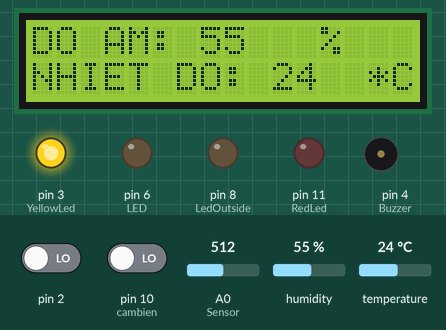
Simulated run of this sketch. Board: Arduino Uno, built with avr-gcc and run on an emulated ATmega328P. Shown: 16×2 character LCD, output pins drawn as LEDs (lit = HIGH), buzzer (waves = sounding, pin HIGH). The test bench sets the inputs (shaded band); at power-on: pin 2 LOW, A0 (Sensor) = 512, pin 10 (cambien) LOW, humidity 55 %, temperature 24 °C. What the sketch prints to the serial monitor is not drawn.

Above: at 1.2 s.
1.3 s: pin 2 driven HIGH
At 2.5 s:
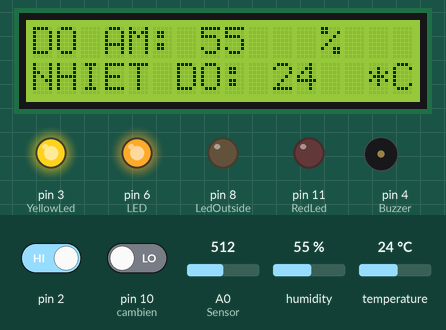
2.8 s: A0 (Sensor) set to 160
4.3 s: A0 (Sensor) set to 143
At 5.7 s:
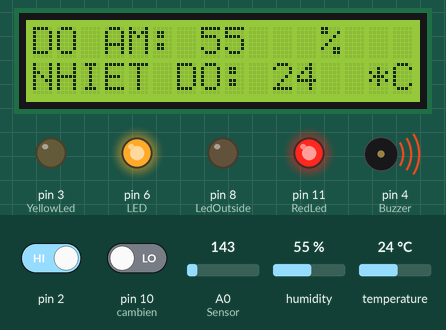
6.1 s: pin 10 (cambien) driven HIGH
At 6.7 s:
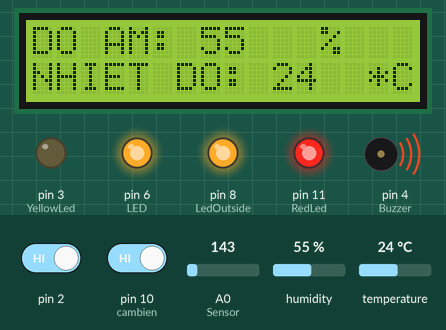
7.7 s: humidity set to 22 %
At 8.7 s:
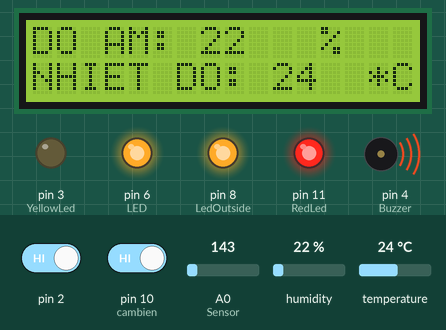
9.9 s: A0 (Sensor) set to 306
At 10.5 s:
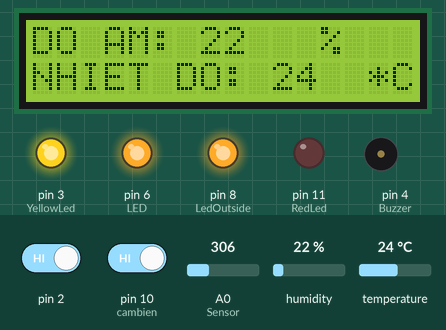
Timing chart, 0 to 12.5 s (numbered marks = the images above; inputs shaded):
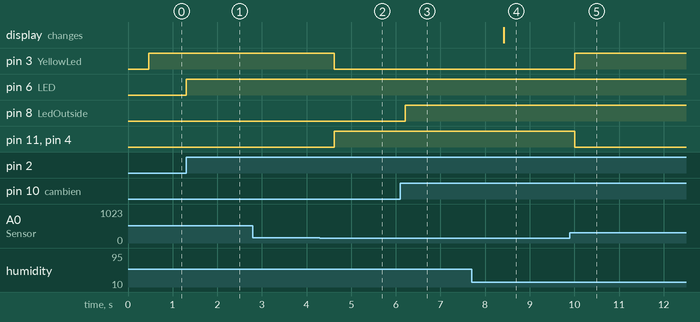

The sketch:

Main.ino
```cpp
#include <Wire.h>
#include <LiquidCrystal_I2C.h>
LiquidCrystal_I2C lcd(0x27, 16, 2);
#include <DHT.h>

const int DHTPIN = 5;//Chân Out của cảm biến nối chân số 5 Arduino
const int DHTTYPE = DHT11;   // Khai báo kiểu cảm biến là DHT11
DHT dht(DHTPIN, DHTTYPE); //Khai báo thư viện chân cảm biến và kiểu cảm biến

// Vỗ tay bật tắt đèn-------
int soundSensor = 7;
int LED = 6;
boolean LEDStatus = false;
int count = 0;
//----------------------------------

// Bật đèn khi trời tối
int cambien = 10;// khai báo chân digital 10 cho cảm biến
int LedOutside = 8;//kháo báo chân digital 8 cho đèn LED
//======================

//Đo và cảnh báo mực nước
const int Sensor = A0;
int SensorValue = 0;
int RedLed = 11, YellowLed = 3, Buzzer = 4;
//===============================

//Đo và cảnh báo nhiệt độ nước
//float sinVal;
//int toneVal;
//unsigned long tepTimer ;
//===============================
void battatled()
{
  if (LEDStatus == false) {
      LEDStatus = true;
      digitalWrite(LED, HIGH);
      delay(1000);
      Serial.print("Đã bật đèn! ");

    }
    else {
      LEDStatus = false;
      digitalWrite(LED, LOW);
      delay(1000);
      Serial.print("Đã tắt đèn! ");
    }
  }
void setup()
{
  // Đo nhiệt độ, độ ẩm ===================
  Serial.begin(9600);

attachInterrupt(0, battatled, RISING);
  dht.begin(); //Khởi động cảm biến

  lcd.init(); //Khởi động LCD
  lcd.backlight(); //Mở đèn
  lcd.setCursor(0, 0);
  lcd.print("DO AM:");
  lcd.setCursor(0, 1);
  lcd.print("NHIET DO:");
  //----------------------------------

  // Vỗ tay bật tắt đèn-------
  pinMode(soundSensor, INPUT);
  pinMode(LED, OUTPUT);
  //----------------------------------

  // Tu dong bat den khi troi toi
  pinMode(LedOutside, OUTPUT); //pinMode xuất tín hiệu đầu ra cho led
  pinMode(cambien, INPUT); //pinMode nhận tín hiệu đầu vào cho cảm biên
  //--------------------------------------

  // Đo và cảnh báo mực nước
  pinMode(RedLed, OUTPUT);
  pinMode(YellowLed, OUTPUT);
  pinMode(Buzzer, OUTPUT);
  //  Serial.begin(9600);
  //===============================

  //Đo và cảnh báo nhiệt độ nước
  //  pinMode(6, OUTPUT);
  //  Serial.begin(9600);
  //===============================
}

void loop()

{
  // Đo nhiệt độ, độ ẩm ===================
  int doam = dht.readHumidity(); //Đọc độ ẩm

  int doC = dht.readTemperature(); //Đọc nhiệt độ C

  //  float doF = dht.readTemperature(true); //Đọc nhiệt độ F

  // Kiểm tra cảm biến có hoạt động hay không
  if (isnan(doam) || isnan(doC))
  {
    Serial.println("Không có giá trị trả về từ cảm biến DHT");
    return;
  }

  //Serial.print("Độ ẩm: ");
  Serial.print(doam); // Cho vào labview
  lcd.setCursor(7, 0); //con trỏ vị trí số 7, hiện ô số 8
  lcd.print(doam);
  lcd.setCursor(12, 0); //Con trở ở vị trí 12, hiện ô 13
  lcd.print("%");

  //Serial.print("%  Nhiệt độ: ");
  Serial.print(doC);  // cho vào labview
  //Serial.println("°C");

  lcd.setCursor(10, 1);
  lcd.print(doC);
  lcd.setCursor(14, 1);
  lcd.print("*C");

  delay(300);
  //==================================

  // Vỗ tay bật tắt đèn
//  int SensorData = digitalRead(soundSensor);
//  if (SensorData == 1) {
//    count ++;
//    Serial.print(count);
//    if (LEDStatus == false) {
//      LEDStatus = true;
//      digitalWrite(LED, HIGH);
//      delay(200);
//      Serial.print("Đã bật đèn! ");
//
//    }
//    else {
//      LEDStatus = false;
//      digitalWrite(LED, LOW);
//      delay(200);
//      Serial.print("Đã tắt đèn! ");
//    }
//  }
  //===========================

  // Bật đèn khi trời tối
  int value = digitalRead(cambien);//lưu giá trị cảm biến vào biến value
  digitalWrite(LedOutside, value); //xuất giá trị ra đèn LED
  //======================================


  //Đo và cảnh báo mực nước: đèn đỏ + báo còi nếu mực nước thấp, đèn xanh nếu ok
  SensorValue = analogRead(Sensor);
  //Serial.print("Mức nước = ");
  Serial.print(SensorValue);
  //Serial.println();
  delay(50);

  if (SensorValue >= 150) {
    digitalWrite(RedLed , LOW);
    digitalWrite(YellowLed , HIGH);
    digitalWrite(Buzzer , LOW);
    delay(50);
  } else
  {
    digitalWrite(RedLed , HIGH);
    digitalWrite(YellowLed , LOW);
    digitalWrite(Buzzer , HIGH);
    delay(50);
  }


  //===============================
  //Đo và cảnh báo nhiệt độ nước
  //  int val;
  //  double data;
  //  val = analogRead(A2);
  //  data = (double) val * (5 / 10.24); // convert the voltage to temperture
  //
  //  if (data > 27) {    // If the temperture is over 27 degree, buzzer will alarm.
  //    for (int x = 0; x < 180; x++) {
  //      sinVal = (sin(x * (3.1412 / 180)));
  //      toneVal = 2000 + (int(sinVal * 1000));
  //      tone(6, toneVal);
  //      delay(2);
  //    }
  //  } else {    // If the temperturn is below 27 degree, buzzer will not alarm
  //    noTone(6);
  //  }
  //
  //  if (millis() - tepTimer > 500) {   // output the temperture value per 500ms
  //    tepTimer = millis();
  //    Serial.print("Nhiệt độ nước: ");
  //    Serial.print(data);
  //    Serial.println("C");
  //  }
  //===============================
}
```

Measured:
- the behaviour switches between 150 and 149 on A0 (Sensor) (found by bisection; images 1 and 2)
- after the input at 1.3 s, pin 6 (LED): LOW → HIGH at once
- after the input at 2.8 s, every drawn part: stays the same
- after the input at 4.3 s, pin 3 (YellowLed): HIGH → LOW after 0.32 s; pin 11 (RedLed), pin 4 (Buzzer): LOW → HIGH after 0.32 s
- after the input at 6.1 s, pin 8 (LedOutside): LOW → HIGH after 0.11 s
- after the input at 7.7 s, the display: changes after 0.72 s (image 4)
- after the input at 9.9 s, pin 3 (YellowLed): LOW → HIGH after 0.10 s; pin 11 (RedLed), pin 4 (Buzzer): HIGH → LOW after 0.10 s
